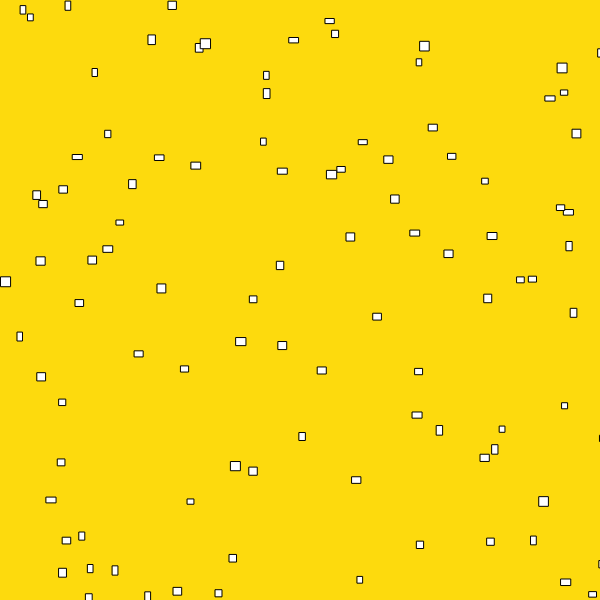
Frame 1 (no input)
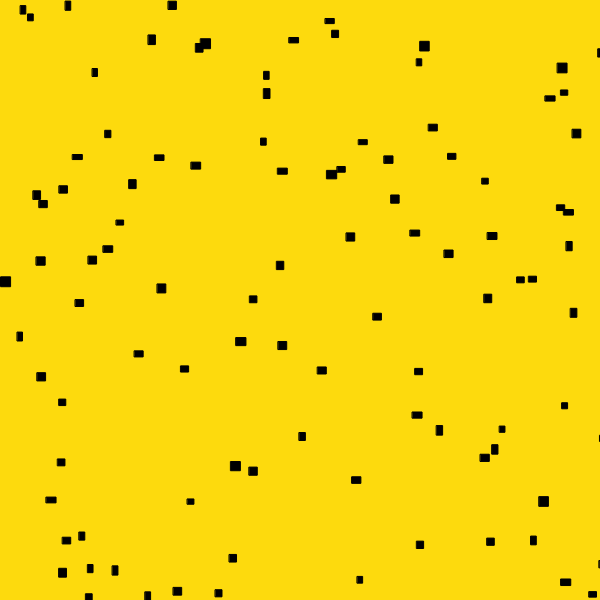
Frame 60 (no input)
Frame 120 (the mouse pressed at the canvas centre since frame 60): identical to frame 60, image omitted

The p5.js sketch that drew these frames (run headless with seeded random() and noise() and a simulated clock; from frame 60 on, the mouse is pressed at the canvas centre):

// p5.js sketch
// ── sketch.js
let rects = [];

function setup() {
    createCanvas(600, 600);
    createRects();
}

function draw() {
    background (253, 218, 13);
    drawRects();
    for (let i = 0; i < rects.length; i++) {
        if (i % 2) {
        fill (0);
    } else {
        fill (255);
    }
    }
}

function createRects() {
    for (let i = 0; i < 100; i++) {
        let randomrect = {
            x: random(0, 600),
            y: random(0, 600),
            w: random(5, 10),
            h: random(5, 10)
        }
        rects.push(randomrect);
    }
}

function drawRects() {
    for(let i in rects) {
        rect(rects[i].x, rects[i].y, rects[i].w, rects[i].h);
    }
}
